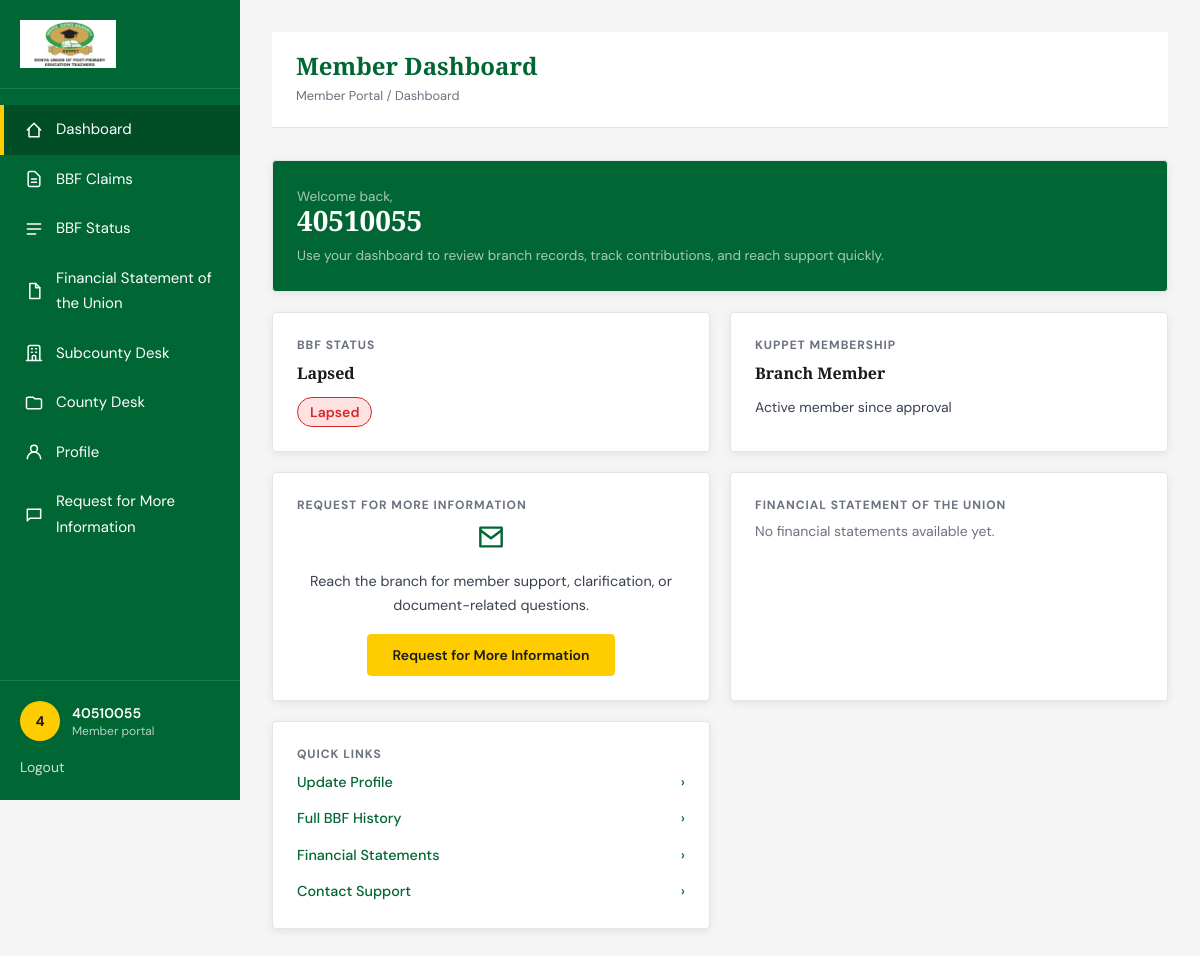
Page /dashboard/ (signed in) on the committed database.
### accounts/models.py (models this page shows, shortened)
class CustomUser(AbstractUser):
    tsc_number = models.CharField(max_length=50, unique=True)
    email = models.EmailField(_('email address'), unique=True, null=True, blank=True)
    phone_number = models.CharField(max_length=20, blank=True)
    sub_county = models.CharField(max_length=100, blank=True)
    school = models.CharField(max_length=150, blank=True)
    APPROVAL_STATUS_CHOICES = [
        ('PENDING', _('Pending Approval')),
        ('APPROVED', _('Approved')),
        ('REJECTED', _('Rejected')),
    ]
    approval_status = models.CharField(max_length=10, choices=APPROVAL_STATUS_CHOICES, default='PENDING')
    approval_date = models.DateTimeField(null=True, blank=True)
    approved_by = models.ForeignKey(
        'self',
        on_delete=models.SET_NULL,
        null=True,
        blank=True,
        related_name='approved_users'
    )
    totp_secret = models.CharField(max_length=16, blank=True)
    totp_enabled = models.BooleanField(default=False)
    is_subcounty_rep = models.BooleanField(default=False)
    is_county_rep = models.BooleanField(default=False)
    username = None
    USERNAME_FIELD = 'tsc_number' # Use TSC number for login
    REQUIRED_FIELDS = ['email']
    objects = CustomUserManager()

### dashboard/views.py (the view)
# urls.py: path('', views.DashboardView.as_view(), name='dashboard'),
class DashboardView(LoginRequiredMixin, TemplateView):
    template_name = "dashboard/dashboard.html"
    login_url = reverse_lazy("login")
    def get_context_data(self, **kwargs):
        context = super().get_context_data(**kwargs)
        user = self.request.user
        contributions = BBFContribution.objects.filter(user=user).order_by("-contribution_date")
        total_contributed = sum(contribution.amount for contribution in contributions)
        context["bbf_status"] = get_bbf_status(total_contributed)
        context["contributions"] = contributions[:5]
        context["financial_statements"] = FinancialStatement.objects.all().order_by("-fiscal_year")[:5]
        return context

### dashboard/views.py (called while the page is built)
def get_bbf_status(total_contributed):
    if total_contributed >= 5000:
        return "Good Standing"
    if total_contributed > 0:
        return "Pending Arrears"
    return "Lapsed"

### templates/dashboard/dashboard.html (shortened to what this page needs)
{% extends 'dashboard/base_dashboard.html' %}
{% block dashboard_title %}Member Dashboard{% endblock %}
{% block dashboard_breadcrumb %}Member Portal / Dashboard{% endblock %}
{% block dashboard_content %}
<div class="widget-grid">
    <section class="dashboard-card welcome-card">
        <p class="welcome-card__kicker">Welcome back,</p>
        <h2>{{ user.get_full_name|default:user.tsc_number }}</h2>
        <p>Use your dashboard to review branch records, track contributions, and reach support quickly.</p>
    </section>
    <section class="dashboard-card">
        <p class="dashboard-card__eyebrow">BBF Status</p>
        <h2>{{ bbf_status }}</h2>
        <span class="status-badge {% if bbf_status == 'Good Standing' %}status-badge--good{% elif bbf_status == 'Pending Arrears' %}status-badge--pending{% else %}status-badge--lapsed{% endif %}">{{ bbf_status }}</span>
    </section>
    <section class="dashboard-card">
        <p class="dashboard-card__eyebrow">KUPPET Membership</p>
        <h2>Branch Member</h2>
        <p class="text-sm text-[var(--gray-700)]">Active member since {{ user.approval_date|date:"M Y"|default:"approval" }}</p>
    </section>
    <section class="dashboard-card">
        <p class="dashboard-card__eyebrow">Request for More Information</p>
        <div class="mb-4 flex justify-center">
        </div>
        <p class="mb-4 text-center text-[0.9rem] text-[var(--gray-700)]">Reach the branch for member support, clarification, or document-related questions.</p>
        <div class="text-center">
            <a href="{% url 'support' %}" class="btn btn-accent">Request for More Information</a>
        </div>
    </section>
    <section class="dashboard-card">
        <p class="dashboard-card__eyebrow">Financial Statement of the Union</p>
        <div class="statement-list">
            {% for statement in financial_statements %}
                <div class="statement-row">
                    <div class="statement-row__meta">
                        <p class="statement-row__title">{{ statement.fiscal_year }}</p>
                        <p class="statement-row__detail">{{ statement.title }}</p>
                    </div>
                    <a href="{{ statement.file.url }}" class="text-link">PDF</a>
                </div>
            {% empty %}
                <p class="text-sm text-[var(--gray-500)]">No financial statements available yet.</p>
            {% endfor %}
        </div>
    </section>
    <section class="dashboard-card">
        <p class="dashboard-card__eyebrow">Quick Links</p>
        <div class="quick-link-list">
            <a href="{% url 'profile' %}">
                <span>Update Profile</span>
                <span>&rsaquo;</span>
            </a>
            <a href="{% url 'bbf_status' %}">
                <span>Full BBF History</span>
                <span>&rsaquo;</span>
            </a>
            <a href="{% url 'financials' %}">
                <span>Financial Statements</span>
                <span>&rsaquo;</span>
            </a>
            <a href="{% url 'support' %}">
                <span>Contact Support</span>
                <span>&rsaquo;</span>
            </a>
        </div>
    </section>
</div>
{% endblock %}

### templates/dashboard/base_dashboard.html (shortened to what this page needs)
{% extends 'base.html' %}
{% load static %}
{% block body_class %}dashboard-body{% endblock %}
{% block site_shell %}
<div class="dashboard-shell">
    <aside class="dashboard-sidebar" id="dashboard-sidebar">
        <div class="dashboard-sidebar__logo">
            <a href="{% url 'dashboard' %}">
                <img src="{% static 'images/kuppet.png' %}" alt="KUPPET Siaya Branch logo">
            </a>
        </div>
        <nav class="dashboard-nav" aria-label="Dashboard navigation">
            <a href="{% url 'dashboard' %}" class="dashboard-nav-link {% if request.resolver_match.url_name == 'dashboard' %}is-active{% endif %}">
                <svg class="dashboard-nav-icon" fill="none" stroke="currentColor" viewBox="0 0 24 24" aria-hidden="true">
                    <path stroke-linecap="round" stroke-linejoin="round" stroke-width="1.8" d="M4 12l8-8 8 8"></path>
                    <path stroke-linecap="round" stroke-linejoin="round" stroke-width="1.8" d="M6 10v10h12V10"></path>
                </svg>
                <span class="dashboard-nav-label">Dashboard</span>
            </a>
            <a href="{% url 'bbf_claims' %}" class="dashboard-nav-link ">
                <svg class="dashboard-nav-icon" fill="none" stroke="currentColor" viewBox="0 0 24 24" aria-hidden="true">
                    <path stroke-linecap="round" stroke-linejoin="round" stroke-width="1.8" d="M9 12h6m-6 4h6m2 5H7a2 2 0 01-2-2V5a2 2 0 012-2h5.586a1 1 0 01.707.293l5.414 5.414a1 1 0 01.293.707V19a2 2 0 01-2 2z"></path>
                </svg>
                <span class="dashboard-nav-label">BBF Claims</span>
            </a>
            <a href="{% url 'bbf_status' %}" class="dashboard-nav-link {% if request.resolver_match.url_name == 'bbf_status' %}is-active{% endif %}">
                <svg class="dashboard-nav-icon" fill="none" stroke="currentColor" viewBox="0 0 24 24" aria-hidden="true">
                    <path stroke-linecap="round" stroke-linejoin="round" stroke-width="1.8" d="M4 6h16M4 12h16M4 18h10"></path>
                </svg>
                <span class="dashboard-nav-label">BBF Status</span>
            </a>
            <a href="{% url 'financials' %}" class="dashboard-nav-link {% if request.resolver_match.url_name == 'financials' %}is-active{% endif %}">
                <svg class="dashboard-nav-icon" fill="none" stroke="currentColor" viewBox="0 0 24 24" aria-hidden="true">
                    <path stroke-linecap="round" stroke-linejoin="round" stroke-width="1.8" d="M7 3h7l5 5v13H7z"></path>
                    <path stroke-linecap="round" stroke-linejoin="round" stroke-width="1.8" d="M14 3v5h5"></path>
                </svg>
                <span class="dashboard-nav-label">Financial Statement of the Union</span>
            </a>
            {% if user.is_subcounty_rep or user.is_superuser %}
            <a href="{% url 'subcounty_dashboard' %}" class="dashboard-nav-link {% if request.resolver_match.url_name == 'subcounty_dashboard' or request.resolver_match.url_name == 'subcounty_claim_review' %}is-active{% endif %}">
                <span class="dashboard-nav-label">Subcounty Desk</span>
            </a>
            {% endif %}
            {% if user.is_county_rep or user.is_superuser %}
            <a href="{% url 'county_dashboard' %}" class="dashboard-nav-link {% if request.resolver_match.url_name == 'county_dashboard' or request.resolver_match.url_name == 'county_claim_review' %}is-active{% endif %}">
                <svg class="dashboard-nav-icon" fill="none" stroke="currentColor" viewBox="0 0 24 24" aria-hidden="true">
                    <path stroke-linecap="round" stroke-linejoin="round" stroke-width="1.8" d="M3 7v10a2 2 0 002 2h14a2 2 0 002-2V9a2 2 0 00-2-2h-6l-2-2H5a2 2 0 00-2 2z"></path>
                </svg>
                <span class="dashboard-nav-label">County Desk</span>
            </a>
            {% endif %}
            <a href="{% url 'profile' %}" class="dashboard-nav-link {% if request.resolver_match.url_name == 'profile' %}is-active{% endif %}">
                <span class="dashboard-nav-label">Profile</span>
            </a>
            <a href="{% url 'support' %}" class="dashboard-nav-link {% if request.resolver_match.url_name == 'support' %}is-active{% endif %}">
                <svg class="dashboard-nav-icon" fill="none" stroke="currentColor" viewBox="0 0 24 24" aria-hidden="true">
                    <path stroke-linecap="round" stroke-linejoin="round" stroke-width="1.8" d="M4 5h16v11H7l-3 3V5z"></path>
                </svg>
                <span class="dashboard-nav-label">Request for More Information</span>
            </a>
        </nav>
        <div class="dashboard-sidebar__footer">
            <div class="mb-3 flex items-center gap-3">
                <span class="avatar-badge">{{ user.first_name|default:user.tsc_number|slice:":1" }}{{ user.last_name|slice:":1" }}</span>
                <div class="dashboard-sidebar__footer-text">
                    <p class="text-sm font-semibold">{{ user.get_full_name|default:user.tsc_number }}</p>
                    <p class="text-xs text-white/70">Member portal</p>
                </div>
            </div>
            <a href="{% url 'logout' %}" class="text-sm text-white/80 hover:text-white hover:underline">Logout</a>
        </div>
    </aside>
    <main class="dashboard-main">
        <div class="dashboard-main__inner">
            <div class="dashboard-heading-bar">
                <div class="flex items-start gap-4">
                    <div>
                        <h1>{% block dashboard_title %}Member Dashboard{% endblock %}</h1>
                        <p class="dashboard-breadcrumb">{% block dashboard_breadcrumb %}Member Portal{% endblock %}</p>
                    </div>
                </div>
            </div>
            {% block dashboard_content %}{% endblock %}
        </div>
    </main>
</div>
{% endblock %}

### rows in the picture
CustomUser: first_name "4", get_full_name "40510055", approval_date "approval"

### other values in the picture
{{ bbf_status }} "Lapsed"
